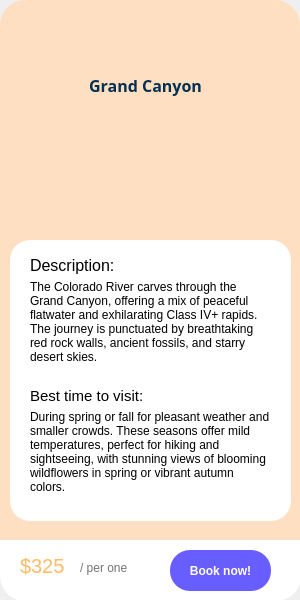
<?xml version="1.0" encoding="UTF-8"?>
<ui version="4.0">
 <class>MainWindow</class>
 <widget class="QMainWindow" name="MainWindow">
  <property name="geometry">
   <rect>
    <x>0</x>
    <y>0</y>
    <width>300</width>
    <height>600</height>
   </rect>
  </property>
  <property name="windowTitle">
   <string>MainWindow</string>
  </property>
  <widget class="QWidget" name="centralwidget">
   <widget class="QWidget" name="widget" native="true">
    <property name="geometry">
     <rect>
      <x>0</x>
      <y>0</y>
      <width>300</width>
      <height>600</height>
     </rect>
    </property>
    <property name="minimumSize">
     <size>
      <width>300</width>
      <height>600</height>
     </size>
    </property>
    <property name="maximumSize">
     <size>
      <width>300</width>
      <height>600</height>
     </size>
    </property>
    <property name="styleSheet">
     <string notr="true">QWidget#widget {
	background-color:rgb(255, 223, 194);
	border-radius: 25px;
}</string>
    </property>
    <widget class="QLabel" name="label">
     <property name="geometry">
      <rect>
       <x>10</x>
       <y>40</y>
       <width>271</width>
       <height>91</height>
      </rect>
     </property>
     <property name="font">
      <font>
       <family>Segoe MDL2 Assets</family>
       <pointsize>12</pointsize>
       <weight>75</weight>
       <italic>false</italic>
       <bold>true</bold>
       <underline>false</underline>
      </font>
     </property>
     <property name="styleSheet">
      <string notr="true">color:rgb(3, 48, 81)</string>
     </property>
     <property name="text">
      <string>Grand Canyon</string>
     </property>
     <property name="alignment">
      <set>Qt::AlignCenter</set>
     </property>
     <property name="wordWrap">
      <bool>true</bool>
     </property>
    </widget>
    <widget class="QPushButton" name="pushButton_2">
     <property name="geometry">
      <rect>
       <x>10</x>
       <y>30</y>
       <width>41</width>
       <height>31</height>
      </rect>
     </property>
     <property name="styleSheet">
      <string notr="true">QPushButton {
	background-color:rgb(255, 223, 194);
    border-radius: 20px;
}

QPushButton:hover {
    background-color: rgb(116, 116, 116);
}
</string>
     </property>
     <property name="text">
      <string/>
     </property>
     <property name="icon">
      <iconset>
       <normaloff>../Resource/Images/left arrow.png</normaloff>../Resource/Images/left arrow.png</iconset>
     </property>
     <property name="iconSize">
      <size>
       <width>25</width>
       <height>25</height>
      </size>
     </property>
    </widget>
    <widget class="QFrame" name="hoverFrame">
     <property name="geometry">
      <rect>
       <x>10</x>
       <y>240</y>
       <width>281</width>
       <height>281</height>
      </rect>
     </property>
     <property name="styleSheet">
      <string notr="true">background-color:rgb(255, 255, 255);
border-radius: 20px;</string>
     </property>
     <property name="frameShape">
      <enum>QFrame::StyledPanel</enum>
     </property>
     <property name="frameShadow">
      <enum>QFrame::Raised</enum>
     </property>
     <widget class="QLabel" name="label_3">
      <property name="geometry">
       <rect>
        <x>20</x>
        <y>10</y>
        <width>141</width>
        <height>31</height>
       </rect>
      </property>
      <property name="font">
       <font>
        <pointsize>12</pointsize>
       </font>
      </property>
      <property name="text">
       <string>Description:</string>
      </property>
     </widget>
     <widget class="QLabel" name="label_4">
      <property name="geometry">
       <rect>
        <x>20</x>
        <y>40</y>
        <width>241</width>
        <height>131</height>
       </rect>
      </property>
      <property name="font">
       <font>
        <pointsize>9</pointsize>
       </font>
      </property>
      <property name="text">
       <string>The Colorado River carves through the Grand Canyon, offering a mix of peaceful flatwater and exhilarating Class IV+ rapids. The journey is punctuated by breathtaking red rock walls, ancient fossils, and starry desert skies.</string>
      </property>
      <property name="alignment">
       <set>Qt::AlignLeading|Qt::AlignLeft|Qt::AlignTop</set>
      </property>
      <property name="wordWrap">
       <bool>true</bool>
      </property>
     </widget>
     <widget class="QLabel" name="label_5">
      <property name="geometry">
       <rect>
        <x>20</x>
        <y>140</y>
        <width>141</width>
        <height>31</height>
       </rect>
      </property>
      <property name="font">
       <font>
        <pointsize>11</pointsize>
       </font>
      </property>
      <property name="text">
       <string>Best time to visit:</string>
      </property>
     </widget>
     <widget class="QLabel" name="label_6">
      <property name="geometry">
       <rect>
        <x>20</x>
        <y>170</y>
        <width>241</width>
        <height>101</height>
       </rect>
      </property>
      <property name="font">
       <font>
        <pointsize>9</pointsize>
       </font>
      </property>
      <property name="text">
       <string>During spring or fall for pleasant weather and smaller crowds. These seasons offer mild temperatures, perfect for hiking and sightseeing, with stunning views of blooming wildflowers in spring or vibrant autumn colors.</string>
      </property>
      <property name="alignment">
       <set>Qt::AlignLeading|Qt::AlignLeft|Qt::AlignTop</set>
      </property>
      <property name="wordWrap">
       <bool>true</bool>
      </property>
     </widget>
     <zorder>label_6</zorder>
     <zorder>label_3</zorder>
     <zorder>label_4</zorder>
     <zorder>label_5</zorder>
    </widget>
    <widget class="QLabel" name="label_2">
     <property name="geometry">
      <rect>
       <x>80</x>
       <y>100</y>
       <width>141</width>
       <height>151</height>
      </rect>
     </property>
     <property name="text">
      <string/>
     </property>
     <property name="pixmap">
      <pixmap>../Resource/Images/Kayak_icon.png</pixmap>
     </property>
     <property name="scaledContents">
      <bool>true</bool>
     </property>
    </widget>
    <widget class="QFrame" name="hoverFrame_2">
     <property name="geometry">
      <rect>
       <x>0</x>
       <y>540</y>
       <width>301</width>
       <height>61</height>
      </rect>
     </property>
     <property name="styleSheet">
      <string notr="true">border-top-left-radius: 0px; 
border-top-right-radius: 0px;
border-bottom-left-radius: 25px;
border-bottom-right-radius: 25px;
background-color:rgb(255, 255, 255)
</string>
     </property>
     <property name="frameShape">
      <enum>QFrame::StyledPanel</enum>
     </property>
     <property name="frameShadow">
      <enum>QFrame::Raised</enum>
     </property>
     <widget class="QLabel" name="label_7">
      <property name="geometry">
       <rect>
        <x>20</x>
        <y>10</y>
        <width>71</width>
        <height>31</height>
       </rect>
      </property>
      <property name="font">
       <font>
        <pointsize>15</pointsize>
       </font>
      </property>
      <property name="styleSheet">
       <string notr="true">color:rgb(255, 186, 101)</string>
      </property>
      <property name="text">
       <string>$325</string>
      </property>
     </widget>
     <widget class="QPushButton" name="pushButton">
      <property name="geometry">
       <rect>
        <x>170</x>
        <y>10</y>
        <width>101</width>
        <height>41</height>
       </rect>
      </property>
      <property name="font">
       <font>
        <pointsize>9</pointsize>
        <weight>75</weight>
        <bold>true</bold>
       </font>
      </property>
      <property name="styleSheet">
       <string notr="true">QPushButton {
    background-color:rgb(104, 93, 255);
    border-radius: 20px;
	color: white
}

QPushButton:hover {
    background-color: rgb(70, 76, 195);
}
</string>
      </property>
      <property name="text">
       <string>Book now!</string>
      </property>
     </widget>
     <widget class="QLabel" name="label_8">
      <property name="geometry">
       <rect>
        <x>80</x>
        <y>20</y>
        <width>81</width>
        <height>16</height>
       </rect>
      </property>
      <property name="font">
       <font>
        <pointsize>9</pointsize>
       </font>
      </property>
      <property name="styleSheet">
       <string notr="true">color:rgb(115, 115, 115)</string>
      </property>
      <property name="text">
       <string>/ per one</string>
      </property>
     </widget>
    </widget>
   </widget>
  </widget>
 </widget>
 <resources/>
 <connections/>
</ui>
